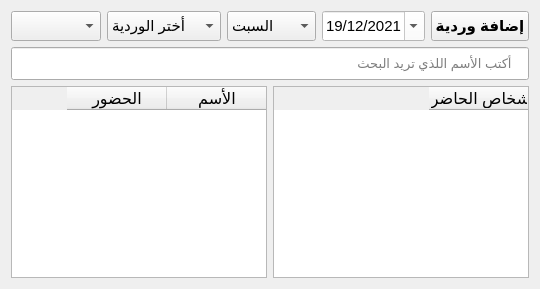
        <widget class="QWidget" name="page_2">
         <layout class="QVBoxLayout" name="verticalLayout_3">
          <item>
           <layout class="QHBoxLayout" name="horizontalLayout">
            <item>
             <widget class="QComboBox" name="comboBox">
              <property name="minimumSize">
               <size>
                <width>0</width>
                <height>30</height>
               </size>
              </property>
              <property name="font">
               <font>
                <pointsize>11</pointsize>
               </font>
              </property>
              <property name="cursor">
               <cursorShape>PointingHandCursor</cursorShape>
              </property>
             </widget>
            </item>
            <item>
             <widget class="QComboBox" name="comboBox_2">
              <property name="minimumSize">
               <size>
                <width>0</width>
                <height>30</height>
               </size>
              </property>
              <property name="font">
               <font>
                <pointsize>11</pointsize>
               </font>
              </property>
              <property name="cursor">
               <cursorShape>PointingHandCursor</cursorShape>
              </property>
              <item>
               <property name="text">
                <string>أختر الوردية</string>
               </property>
              </item>
              <item>
               <property name="text">
                <string>الوردية الأولي</string>
               </property>
              </item>
              <item>
               <property name="text">
                <string>الوردية الثانية</string>
               </property>
              </item>
              <item>
               <property name="text">
                <string>الوردية الثالثة</string>
               </property>
              </item>
             </widget>
            </item>
            <item>
             <widget class="QComboBox" name="comboBox_3">
              <property name="minimumSize">
               <size>
                <width>0</width>
                <height>30</height>
               </size>
              </property>
              <property name="font">
               <font>
                <pointsize>11</pointsize>
               </font>
              </property>
              <property name="cursor">
               <cursorShape>PointingHandCursor</cursorShape>
              </property>
              <item>
               <property name="text">
                <string>السبت</string>
               </property>
              </item>
              <item>
               <property name="text">
                <string>الأحد</string>
               </property>
              </item>
              <item>
               <property name="text">
                <string>الأثنين</string>
               </property>
              </item>
              <item>
               <property name="text">
                <string>الثلاثاء</string>
               </property>
              </item>
              <item>
               <property name="text">
                <string>الأربعاء</string>
               </property>
              </item>
              <item>
               <property name="text">
                <string>الخميس</string>
               </property>
              </item>
              <item>
               <property name="text">
                <string>الجمعة</string>
               </property>
              </item>
             </widget>
            </item>
            <item>
             <widget class="QDateEdit" name="dateEdit">
              <property name="minimumSize">
               <size>
                <width>0</width>
                <height>30</height>
               </size>
              </property>
              <property name="font">
               <font>
                <pointsize>11</pointsize>
               </font>
              </property>
              <property name="cursor">
               <cursorShape>PointingHandCursor</cursorShape>
              </property>
              <property name="styleSheet">
               <string notr="true">background-color:white;</string>
              </property>
              <property name="dateTime">
               <datetime>
                <hour>0</hour>
                <minute>0</minute>
                <second>0</second>
                <year>2021</year>
                <month>12</month>
                <day>19</day>
               </datetime>
              </property>
              <property name="displayFormat">
               <string>d/M/yyyy</string>
              </property>
              <property name="calendarPopup">
               <bool>true</bool>
              </property>
              <property name="currentSectionIndex">
               <number>0</number>
              </property>
             </widget>
            </item>
            <item>
             <widget class="QPushButton" name="pushButton">
              <property name="minimumSize">
               <size>
                <width>0</width>
                <height>30</height>
               </size>
              </property>
              <property name="font">
               <font>
                <pointsize>11</pointsize>
                <bold>true</bold>
               </font>
              </property>
              <property name="styleSheet">
               <string notr="true">QPushButton::hover{
background-color:rgb(255, 170, 127);
}</string>
              </property>
              <property name="text">
               <string>إضافة وردية</string>
              </property>
             </widget>
            </item>
           </layout>
          </item>
          <item>
           <widget class="QLineEdit" name="lineEdit_4">
            <property name="minimumSize">
             <size>
              <width>0</width>
              <height>33</height>
             </size>
            </property>
            <property name="font">
             <font>
              <pointsize>10</pointsize>
             </font>
            </property>
            <property name="placeholderText">
             <string>    أكتب الأسم اللذي تريد البحث</string>
            </property>
           </widget>
          </item>
          <item>
           <layout class="QHBoxLayout" name="horizontalLayout_24">
            <item>
             <widget class="QTableWidget" name="tableWidget_2">
              <property name="layoutDirection">
               <enum>Qt::RightToLeft</enum>
              </property>
              <property name="styleSheet">
               <string notr="true">font: 14pt &quot;Segoe UI&quot;;</string>
              </property>
              <property name="alternatingRowColors">
               <bool>true</bool>
              </property>
              <column>
               <property name="text">
                <string>الأسم</string>
               </property>
               <property name="font">
                <font>
                 <pointsize>12</pointsize>
                </font>
               </property>
              </column>
              <column>
               <property name="text">
                <string>الحضور</string>
               </property>
               <property name="font">
                <font>
                 <pointsize>12</pointsize>
                </font>
               </property>
              </column>
             </widget>
            </item>
            <item>
             <widget class="QTableWidget" name="tableWidget_4">
              <property name="font">
               <font>
                <pointsize>14</pointsize>
               </font>
              </property>
              <property name="layoutDirection">
               <enum>Qt::RightToLeft</enum>
              </property>
              <column>
               <property name="text">
                <string>الأشخاص الحاضرين</string>
               </property>
               <property name="font">
                <font>
                 <pointsize>12</pointsize>
                </font>
               </property>
              </column>
             </widget>
            </item>
           </layout>
          </item>
         </layout>
        </widget>
